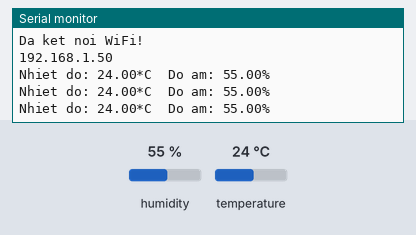
The sketch below on a simulated ESP8266 (NodeMCU). On the bench: the last lines printed to the serial monitor. The test bench sets the inputs (shaded band); at power-on: humidity 55 %, temperature 24 °C. WiFi joins after 1.5 s; servers stay silent unless stated.

Above: at 3.7 s.
3.8 s: humidity set to 22 %
At 5.0 s:
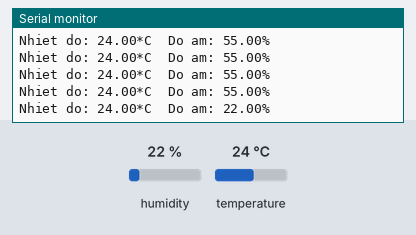
6.5 s: temperature set to 12 °C
At 7.0 s:
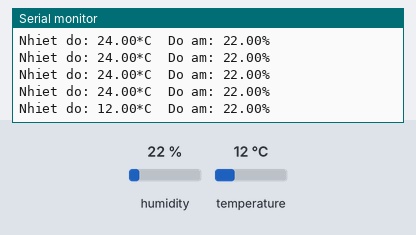
9.2 s: humidity set to 40 %
At 9.2 s:
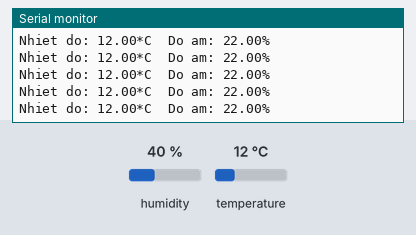
Timing chart, 0 to 12.2 s (numbered marks = the images above; inputs shaded):
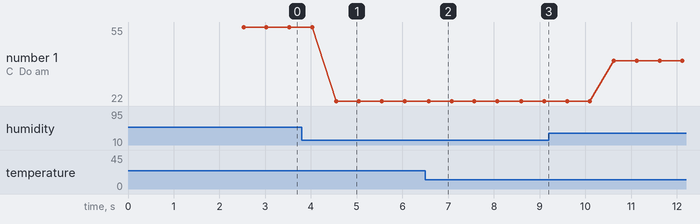

The sketch:

dht11_firebase.ino
```cpp
#include <FirebaseESP8266.h>
#include <DHT.h>
#include  <ESP8266WiFi.h>

#define FIREBASE_HOST "https://iot-dt3-default-rtdb.firebaseio.com"
#define FIREBASE_AUTH "TpDdtrH4cX2UADvMvaqwoCEwbwEblix9yO7OYOxz"
#define WIFI_SSID "huy"
#define WIFI_PASSWORD "0979311380"
#define DHTPIN 2
#define DHTTYPE DHT11

DHT dht(DHTPIN, DHTTYPE);
FirebaseData fbdo;

void setup() {

  Serial.begin(9600);
  delay(1000);
  WiFi.begin (WIFI_SSID, WIFI_PASSWORD);
  Serial.print("Dang ket noi");
  while (WiFi.status() != WL_CONNECTED) {
    Serial.print(".");
    delay(500);
  }

  dht.begin();
  Serial.println ("");
  Serial.println ("Da ket noi WiFi!");
  Serial.println(WiFi.localIP());
  Firebase.begin(FIREBASE_HOST, FIREBASE_AUTH);

}

void loop() {

  float h = dht.readHumidity();
  float t = dht.readTemperature();

  if (isnan(h) || isnan(t)) {
    Serial.println("Failed to read from DHT sensor!");
    return;

  }

  Serial.print("Nhiet do: ");
  Serial.print(t);
  Serial.print("*C  ");
  Serial.print("Do am: ");
  Serial.print(h);
  Serial.println("%  ");

  Firebase.setFloat( fbdo,"Nhiet do", t);

  Firebase.setFloat ( fbdo,"Do am", h);

  delay(200);

}
```

Measured:
- after the input at 3.8 s, the serial monitor: prints a new line after 0.75 s (image 1)
- after the input at 6.5 s, the serial monitor: prints a new line after 0.07 s (image 2)
- plotted number 1: 55 → 22 after the input at 3.8 s, 22 → 40 after the input at 9.2 s
